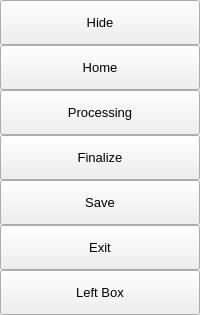
                                            <widget class="QFrame" name="leftMenuFrame">
                                                <property name="frameShape">
                                                    <enum>QFrame::NoFrame</enum>
                                                </property>
                                                <property name="frameShadow">
                                                    <enum>QFrame::Raised</enum>
                                                </property>
                                                <layout class="QVBoxLayout" name="verticalMenuLayout">
                                                    <property name="spacing">
                                                        <number>0</number>
                                                    </property>
                                                    <property name="leftMargin">
                                                        <number>0</number>
                                                    </property>
                                                    <property name="topMargin">
                                                        <number>0</number>
                                                    </property>
                                                    <property name="rightMargin">
                                                        <number>0</number>
                                                    </property>
                                                    <property name="bottomMargin">
                                                        <number>0</number>
                                                    </property>
                                                    <item>
                                                        <widget class="QFrame" name="toggleBox">
                                                            <property name="maximumSize">
                                                                <size>
                                                                    <width>16777215</width>
                                                                    <height>45</height>
                                                                </size>
                                                            </property>
                                                            <property name="frameShape">
                                                                <enum>QFrame::NoFrame</enum>
                                                            </property>
                                                            <property name="frameShadow">
                                                                <enum>QFrame::Raised</enum>
                                                            </property>
                                                            <layout class="QVBoxLayout" name="verticalLayout_4">
                                                                <property name="spacing">
                                                                    <number>0</number>
                                                                </property>
                                                                <property name="leftMargin">
                                                                    <number>0</number>
                                                                </property>
                                                                <property name="topMargin">
                                                                    <number>0</number>
                                                                </property>
                                                                <property name="rightMargin">
                                                                    <number>0</number>
                                                                </property>
                                                                <property name="bottomMargin">
                                                                    <number>0</number>
                                                                </property>
                                                                <item>
                                                                    <widget class="QPushButton" name="toggleButton">
                                                                        <property name="sizePolicy">
                                                                            <sizepolicy hsizetype="Expanding"
                                                                                        vsizetype="Fixed">
                                                                                <horstretch>0</horstretch>
                                                                                <verstretch>0</verstretch>
                                                                            </sizepolicy>
                                                                        </property>
                                                                        <property name="minimumSize">
                                                                            <size>
                                                                                <width>0</width>
                                                                                <height>45</height>
                                                                            </size>
                                                                        </property>
                                                                        <property name="font">
                                                                            <font>
                                                                                <family>Segoe UI</family>
                                                                                <pointsize>10</pointsize>
                                                                                <italic>false</italic>
                                                                                <bold>false</bold>
                                                                            </font>
                                                                        </property>
                                                                        <property name="cursor">
                                                                            <cursorShape>PointingHandCursor
                                                                            </cursorShape>
                                                                        </property>
                                                                        <property name="layoutDirection">
                                                                            <enum>Qt::LeftToRight</enum>
                                                                        </property>
                                                                        <property name="styleSheet">
                                                                            <string notr="true">background-image:
                                                                                url(:/icons/images/icons/icon_menu.png);
                                                                            </string>
                                                                        </property>
                                                                        <property name="text">
                                                                            <string>Hide</string>
                                                                        </property>
                                                                    </widget>
                                                                </item>
                                                            </layout>
                                                        </widget>
                                                    </item>
                                                    <item alignment="Qt::AlignTop">
                                                        <widget class="QFrame" name="topMenu">
                                                            <property name="frameShape">
                                                                <enum>QFrame::NoFrame</enum>
                                                            </property>
                                                            <property name="frameShadow">
                                                                <enum>QFrame::Raised</enum>
                                                            </property>
                                                            <layout class="QVBoxLayout" name="verticalLayout_8">
                                                                <property name="spacing">
                                                                    <number>0</number>
                                                                </property>
                                                                <property name="leftMargin">
                                                                    <number>0</number>
                                                                </property>
                                                                <property name="topMargin">
                                                                    <number>0</number>
                                                                </property>
                                                                <property name="rightMargin">
                                                                    <number>0</number>
                                                                </property>
                                                                <property name="bottomMargin">
                                                                    <number>0</number>
                                                                </property>
                                                                <item>
                                                                    <widget class="QPushButton" name="btn_home">
                                                                        <property name="sizePolicy">
                                                                            <sizepolicy hsizetype="Expanding"
                                                                                        vsizetype="Fixed">
                                                                                <horstretch>0</horstretch>
                                                                                <verstretch>0</verstretch>
                                                                            </sizepolicy>
                                                                        </property>
                                                                        <property name="minimumSize">
                                                                            <size>
                                                                                <width>0</width>
                                                                                <height>45</height>
                                                                            </size>
                                                                        </property>
                                                                        <property name="font">
                                                                            <font>
                                                                                <family>Segoe UI</family>
                                                                                <pointsize>10</pointsize>
                                                                                <italic>false</italic>
                                                                                <bold>false</bold>
                                                                            </font>
                                                                        </property>
                                                                        <property name="cursor">
                                                                            <cursorShape>PointingHandCursor
                                                                            </cursorShape>
                                                                        </property>
                                                                        <property name="layoutDirection">
                                                                            <enum>Qt::LeftToRight</enum>
                                                                        </property>
                                                                        <property name="styleSheet">
                                                                            <string notr="true">background-image:
                                                                                url(:/icons/images/icons/cil-home.png);
                                                                            </string>
                                                                        </property>
                                                                        <property name="text">
                                                                            <string>Home</string>
                                                                        </property>
                                                                    </widget>
                                                                </item>
                                                                <item>
                                                                    <widget class="QPushButton" name="btn_processing">
                                                                        <property name="sizePolicy">
                                                                            <sizepolicy hsizetype="Expanding"
                                                                                        vsizetype="Fixed">
                                                                                <horstretch>0</horstretch>
                                                                                <verstretch>0</verstretch>
                                                                            </sizepolicy>
                                                                        </property>
                                                                        <property name="minimumSize">
                                                                            <size>
                                                                                <width>0</width>
                                                                                <height>45</height>
                                                                            </size>
                                                                        </property>
                                                                        <property name="font">
                                                                            <font>
                                                                                <family>Segoe UI</family>
                                                                                <pointsize>10</pointsize>
                                                                                <italic>false</italic>
                                                                                <bold>false</bold>
                                                                            </font>
                                                                        </property>
                                                                        <property name="cursor">
                                                                            <cursorShape>PointingHandCursor
                                                                            </cursorShape>
                                                                        </property>
                                                                        <property name="layoutDirection">
                                                                            <enum>Qt::LeftToRight</enum>
                                                                        </property>
                                                                        <property name="styleSheet">
                                                                            <string notr="true">background-image:
                                                                                url(:/icons/images/icons/cil-layers.png);
                                                                            </string>
                                                                        </property>
                                                                        <property name="text">
                                                                            <string>Processing</string>
                                                                        </property>
                                                                    </widget>
                                                                </item>
                                                                <item>
                                                                    <widget class="QPushButton" name="btn_output">
                                                                        <property name="sizePolicy">
                                                                            <sizepolicy hsizetype="Expanding"
                                                                                        vsizetype="Fixed">
                                                                                <horstretch>0</horstretch>
                                                                                <verstretch>0</verstretch>
                                                                            </sizepolicy>
                                                                        </property>
                                                                        <property name="minimumSize">
                                                                            <size>
                                                                                <width>0</width>
                                                                                <height>45</height>
                                                                            </size>
                                                                        </property>
                                                                        <property name="font">
                                                                            <font>
                                                                                <family>Segoe UI</family>
                                                                                <pointsize>10</pointsize>
                                                                                <italic>false</italic>
                                                                                <bold>false</bold>
                                                                            </font>
                                                                        </property>
                                                                        <property name="cursor">
                                                                            <cursorShape>PointingHandCursor
                                                                            </cursorShape>
                                                                        </property>
                                                                        <property name="layoutDirection">
                                                                            <enum>Qt::LeftToRight</enum>
                                                                        </property>
                                                                        <property name="styleSheet">
                                                                            <string notr="true">background-image:
                                                                                url(:/icons/images/icons/cil-file.png);
                                                                            </string>
                                                                        </property>
                                                                        <property name="text">
                                                                            <string>Finalize</string>
                                                                        </property>
                                                                    </widget>
                                                                </item>
                                                                <item>
                                                                    <widget class="QPushButton" name="btn_save">
                                                                        <property name="sizePolicy">
                                                                            <sizepolicy hsizetype="Expanding"
                                                                                        vsizetype="Fixed">
                                                                                <horstretch>0</horstretch>
                                                                                <verstretch>0</verstretch>
                                                                            </sizepolicy>
                                                                        </property>
                                                                        <property name="minimumSize">
                                                                            <size>
                                                                                <width>0</width>
                                                                                <height>45</height>
                                                                            </size>
                                                                        </property>
                                                                        <property name="font">
                                                                            <font>
                                                                                <family>Segoe UI</family>
                                                                                <pointsize>10</pointsize>
                                                                                <italic>false</italic>
                                                                                <bold>false</bold>
                                                                            </font>
                                                                        </property>
                                                                        <property name="cursor">
                                                                            <cursorShape>PointingHandCursor
                                                                            </cursorShape>
                                                                        </property>
                                                                        <property name="layoutDirection">
                                                                            <enum>Qt::LeftToRight</enum>
                                                                        </property>
                                                                        <property name="styleSheet">
                                                                            <string notr="true">background-image:
                                                                                url(:/icons/images/icons/cil-save.png)
                                                                            </string>
                                                                        </property>
                                                                        <property name="text">
                                                                            <string>Save</string>
                                                                        </property>
                                                                    </widget>
                                                                </item>
                                                                <item>
                                                                    <widget class="QPushButton" name="btn_exit">
                                                                        <property name="sizePolicy">
                                                                            <sizepolicy hsizetype="Expanding"
                                                                                        vsizetype="Fixed">
                                                                                <horstretch>0</horstretch>
                                                                                <verstretch>0</verstretch>
                                                                            </sizepolicy>
                                                                        </property>
                                                                        <property name="minimumSize">
                                                                            <size>
                                                                                <width>0</width>
                                                                                <height>45</height>
                                                                            </size>
                                                                        </property>
                                                                        <property name="font">
                                                                            <font>
                                                                                <family>Segoe UI</family>
                                                                                <pointsize>10</pointsize>
                                                                                <italic>false</italic>
                                                                                <bold>false</bold>
                                                                            </font>
                                                                        </property>
                                                                        <property name="cursor">
                                                                            <cursorShape>PointingHandCursor
                                                                            </cursorShape>
                                                                        </property>
                                                                        <property name="layoutDirection">
                                                                            <enum>Qt::LeftToRight</enum>
                                                                        </property>
                                                                        <property name="styleSheet">
                                                                            <string notr="true">background-image:
                                                                                url(:/icons/images/icons/cil-x.png);
                                                                            </string>
                                                                        </property>
                                                                        <property name="text">
                                                                            <string>Exit</string>
                                                                        </property>
                                                                    </widget>
                                                                </item>
                                                            </layout>
                                                        </widget>
                                                    </item>
                                                    <item alignment="Qt::AlignBottom">
                                                        <widget class="QFrame" name="bottomMenu">
                                                            <property name="frameShape">
                                                                <enum>QFrame::NoFrame</enum>
                                                            </property>
                                                            <property name="frameShadow">
                                                                <enum>QFrame::Raised</enum>
                                                            </property>
                                                            <layout class="QVBoxLayout" name="verticalLayout_9">
                                                                <property name="spacing">
                                                                    <number>0</number>
                                                                </property>
                                                                <property name="leftMargin">
                                                                    <number>0</number>
                                                                </property>
                                                                <property name="topMargin">
                                                                    <number>0</number>
                                                                </property>
                                                                <property name="rightMargin">
                                                                    <number>0</number>
                                                                </property>
                                                                <property name="bottomMargin">
                                                                    <number>0</number>
                                                                </property>
                                                                <item>
                                                                    <widget class="QPushButton" name="toggleLeftBox">
                                                                        <property name="sizePolicy">
                                                                            <sizepolicy hsizetype="Expanding"
                                                                                        vsizetype="Fixed">
                                                                                <horstretch>0</horstretch>
                                                                                <verstretch>0</verstretch>
                                                                            </sizepolicy>
                                                                        </property>
                                                                        <property name="minimumSize">
                                                                            <size>
                                                                                <width>0</width>
                                                                                <height>45</height>
                                                                            </size>
                                                                        </property>
                                                                        <property name="font">
                                                                            <font>
                                                                                <family>Segoe UI</family>
                                                                                <pointsize>10</pointsize>
                                                                                <italic>false</italic>
                                                                                <bold>false</bold>
                                                                            </font>
                                                                        </property>
                                                                        <property name="cursor">
                                                                            <cursorShape>PointingHandCursor
                                                                            </cursorShape>
                                                                        </property>
                                                                        <property name="layoutDirection">
                                                                            <enum>Qt::LeftToRight</enum>
                                                                        </property>
                                                                        <property name="styleSheet">
                                                                            <string notr="true">background-image:
                                                                                url(:/icons/images/icons/icon_settings.png);
                                                                            </string>
                                                                        </property>
                                                                        <property name="text">
                                                                            <string>Left Box</string>
                                                                        </property>
                                                                    </widget>
                                                                </item>
                                                            </layout>
                                                        </widget>
                                                    </item>
                                                </layout>
                                            </widget>
